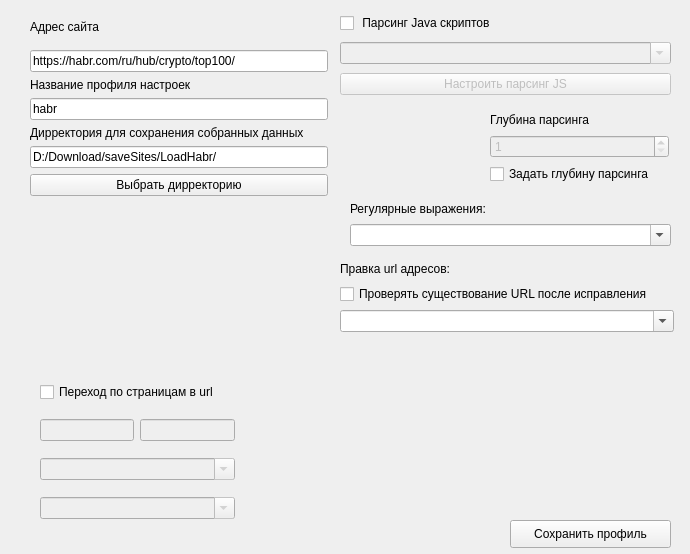
<?xml version="1.0" encoding="UTF-8"?>
<ui version="4.0">
 <class>ParseSetting</class>
 <widget class="QDialog" name="ParseSetting">
  <property name="geometry">
   <rect>
    <x>0</x>
    <y>0</y>
    <width>690</width>
    <height>554</height>
   </rect>
  </property>
  <property name="contextMenuPolicy">
   <enum>Qt::PreventContextMenu</enum>
  </property>
  <property name="windowTitle">
   <string>Dialog</string>
  </property>
  <widget class="QPushButton" name="pushSetSetting">
   <property name="geometry">
    <rect>
     <x>510</x>
     <y>520</y>
     <width>161</width>
     <height>28</height>
    </rect>
   </property>
   <property name="focusPolicy">
    <enum>Qt::NoFocus</enum>
   </property>
   <property name="text">
    <string>Сохранить профиль</string>
   </property>
  </widget>
  <widget class="QWidget" name="layoutWidget">
   <property name="geometry">
    <rect>
     <x>30</x>
     <y>10</y>
     <width>298</width>
     <height>186</height>
    </rect>
   </property>
   <layout class="QVBoxLayout" name="verticalLayout_5">
    <item>
     <layout class="QVBoxLayout" name="verticalLayout_4">
      <item>
       <widget class="QLabel" name="labelAddressSite">
        <property name="text">
         <string>Адрес сайта</string>
        </property>
       </widget>
      </item>
      <item>
       <widget class="QLineEdit" name="urlEdit">
        <property name="text">
         <string>https://habr.com/ru/hub/crypto/top100/</string>
        </property>
       </widget>
      </item>
     </layout>
    </item>
    <item>
     <layout class="QVBoxLayout" name="verticalLayout_2">
      <item>
       <widget class="QLabel" name="labelSetNameSite">
        <property name="text">
         <string>Название профиля настроек</string>
        </property>
       </widget>
      </item>
      <item>
       <widget class="QLineEdit" name="lineEditFileName">
        <property name="text">
         <string>habr</string>
        </property>
       </widget>
      </item>
      <item>
       <widget class="QLabel" name="labelSetDir">
        <property name="text">
         <string>Дирректория для сохранения собранных данных</string>
        </property>
       </widget>
      </item>
     </layout>
    </item>
    <item>
     <layout class="QVBoxLayout" name="verticalLayout_3">
      <item>
       <widget class="QLineEdit" name="lineDirToDBEdit">
        <property name="text">
         <string>D:/Download/saveSites/LoadHabr/</string>
        </property>
       </widget>
      </item>
      <item>
       <widget class="QPushButton" name="pushSelectDir">
        <property name="focusPolicy">
         <enum>Qt::NoFocus</enum>
        </property>
        <property name="text">
         <string>Выбрать дирректорию</string>
        </property>
       </widget>
      </item>
     </layout>
    </item>
   </layout>
  </widget>
  <widget class="QWidget" name="layoutWidget">
   <property name="geometry">
    <rect>
     <x>350</x>
     <y>200</y>
     <width>321</width>
     <height>46</height>
    </rect>
   </property>
   <layout class="QVBoxLayout" name="verticalLayout_8">
    <item>
     <widget class="QLabel" name="labelRegExp">
      <property name="text">
       <string>Регулярные выражения:</string>
      </property>
     </widget>
    </item>
    <item>
     <widget class="QComboBox" name="comboBoxRegExpr">
      <property name="focusPolicy">
       <enum>Qt::WheelFocus</enum>
      </property>
      <property name="editable">
       <bool>true</bool>
      </property>
     </widget>
    </item>
   </layout>
  </widget>
  <widget class="QWidget" name="layoutWidget">
   <property name="geometry">
    <rect>
     <x>490</x>
     <y>110</y>
     <width>179</width>
     <height>74</height>
    </rect>
   </property>
   <layout class="QVBoxLayout" name="verticalLayout_10">
    <item>
     <layout class="QVBoxLayout" name="verticalLayout_9">
      <item>
       <widget class="QLabel" name="labelParseDepth">
        <property name="text">
         <string>Глубина парсинга</string>
        </property>
       </widget>
      </item>
      <item>
       <widget class="QSpinBox" name="spinBoxParseDepth">
        <property name="enabled">
         <bool>false</bool>
        </property>
        <property name="minimum">
         <number>1</number>
        </property>
        <property name="maximum">
         <number>2147483646</number>
        </property>
       </widget>
      </item>
     </layout>
    </item>
    <item>
     <widget class="QCheckBox" name="checkBoxParseDepth">
      <property name="text">
       <string>Задать глубину парсинга</string>
      </property>
     </widget>
    </item>
   </layout>
  </widget>
  <widget class="QWidget" name="layoutWidget">
   <property name="geometry">
    <rect>
     <x>40</x>
     <y>371</y>
     <width>195</width>
     <height>160</height>
    </rect>
   </property>
   <layout class="QVBoxLayout" name="verticalLayout_6">
    <item>
     <widget class="QCheckBox" name="checkBoxUrlSwype">
      <property name="text">
       <string>Переход по страницам в url</string>
      </property>
     </widget>
    </item>
    <item>
     <layout class="QHBoxLayout" name="horizontalLayout">
      <item>
       <widget class="QLineEdit" name="minNextPagesParse">
        <property name="enabled">
         <bool>false</bool>
        </property>
        <property name="text">
         <string/>
        </property>
       </widget>
      </item>
      <item>
       <widget class="QLineEdit" name="maxNextPagesParse">
        <property name="enabled">
         <bool>false</bool>
        </property>
        <property name="text">
         <string/>
        </property>
       </widget>
      </item>
     </layout>
    </item>
    <item>
     <widget class="QComboBox" name="comboEditUrlSwype">
      <property name="enabled">
       <bool>false</bool>
      </property>
      <property name="toolTip">
       <string>&lt;html&gt;&lt;head/&gt;&lt;body&gt;&lt;p&gt;Регулярное выражение для перелистываня страниц при парсинге. При выборе второго варианта место для номера страницы указывается символом %&lt;/p&gt;&lt;/body&gt;&lt;/html&gt;</string>
      </property>
      <property name="editable">
       <bool>true</bool>
      </property>
     </widget>
    </item>
    <item>
     <widget class="QComboBox" name="comboEditUrlSwypeRegExp">
      <property name="enabled">
       <bool>false</bool>
      </property>
      <property name="toolTip">
       <string>&lt;html&gt;&lt;head/&gt;&lt;body&gt;&lt;p&gt;Регулярное выражение для перелистываня страниц при парсинге. При выборе второго варианта место для номера страницы указывается символом %&lt;/p&gt;&lt;/body&gt;&lt;/html&gt;</string>
      </property>
      <property name="editable">
       <bool>true</bool>
      </property>
     </widget>
    </item>
   </layout>
  </widget>
  <widget class="QWidget" name="layoutWidget">
   <property name="geometry">
    <rect>
     <x>340</x>
     <y>10</y>
     <width>331</width>
     <height>91</height>
    </rect>
   </property>
   <layout class="QVBoxLayout" name="verticalLayout_7">
    <item>
     <widget class="QCheckBox" name="checkBoxTuneParseJS">
      <property name="text">
       <string> Парсинг Java скриптов</string>
      </property>
      <property name="checkable">
       <bool>true</bool>
      </property>
      <property name="checked">
       <bool>false</bool>
      </property>
     </widget>
    </item>
    <item>
     <widget class="QComboBox" name="comboBoxJSRegExp">
      <property name="enabled">
       <bool>false</bool>
      </property>
      <property name="focusPolicy">
       <enum>Qt::WheelFocus</enum>
      </property>
      <property name="toolTip">
       <string>&lt;html&gt;&lt;head/&gt;&lt;body&gt;&lt;p&gt;Регулярные выражения для скриптов необходимо устанавливать в том порядке, в котором скрипты буду запускаться&lt;/p&gt;&lt;/body&gt;&lt;/html&gt;</string>
      </property>
      <property name="editable">
       <bool>true</bool>
      </property>
     </widget>
    </item>
    <item>
     <widget class="QPushButton" name="pushParseJSSettings">
      <property name="enabled">
       <bool>false</bool>
      </property>
      <property name="focusPolicy">
       <enum>Qt::NoFocus</enum>
      </property>
      <property name="text">
       <string>Настроить парсинг JS</string>
      </property>
     </widget>
    </item>
   </layout>
  </widget>
  <widget class="QWidget" name="layoutWidget">
   <property name="geometry">
    <rect>
     <x>340</x>
     <y>260</y>
     <width>334</width>
     <height>72</height>
    </rect>
   </property>
   <layout class="QVBoxLayout" name="verticalLayout_11">
    <item>
     <widget class="QLabel" name="labelFixURL">
      <property name="text">
       <string>Правка url адресов:</string>
      </property>
     </widget>
    </item>
    <item>
     <widget class="QCheckBox" name="checkBoxIsExistingUrl">
      <property name="toolTip">
       <string>&lt;html&gt;&lt;head/&gt;&lt;body&gt;&lt;p&gt;Рекомендуется отключать эту опцию, когда количество базовых URL равно одному. Если количество базовых URL больше одного, то рекомендуется включать.&lt;/p&gt;&lt;/body&gt;&lt;/html&gt;</string>
      </property>
      <property name="text">
       <string>Проверять существование URL после исправления</string>
      </property>
     </widget>
    </item>
    <item>
     <widget class="QComboBox" name="comboCorrectBaseUrl">
      <property name="toolTip">
       <string>&lt;html&gt;&lt;head/&gt;&lt;body&gt;&lt;p&gt;При вводе нескольких базовых URL и не активном check-box будет использоваться первый введенный базовый URL. Однако проверка существования URL замедляет программу и ее лучше не ипользовать. &lt;/p&gt;&lt;/body&gt;&lt;/html&gt;</string>
      </property>
      <property name="editable">
       <bool>true</bool>
      </property>
     </widget>
    </item>
   </layout>
  </widget>
 </widget>
 <resources/>
 <connections>
  <connection>
   <sender>comboBoxRegExpr</sender>
   <signal>activated(QString)</signal>
   <receiver>ParseSetting</receiver>
   <slot>addRegExpForParse(QString)</slot>
   <hints>
    <hint type="sourcelabel">
     <x>450</x>
     <y>329</y>
    </hint>
    <hint type="destinationlabel">
     <x>441</x>
     <y>374</y>
    </hint>
   </hints>
  </connection>
  <connection>
   <sender>checkBoxParseDepth</sender>
   <signal>clicked(bool)</signal>
   <receiver>spinBoxParseDepth</receiver>
   <slot>setEnabled(bool)</slot>
   <hints>
    <hint type="sourcelabel">
     <x>518</x>
     <y>273</y>
    </hint>
    <hint type="destinationlabel">
     <x>531</x>
     <y>243</y>
    </hint>
   </hints>
  </connection>
  <connection>
   <sender>checkBoxTuneParseJS</sender>
   <signal>clicked(bool)</signal>
   <receiver>comboBoxJSRegExp</receiver>
   <slot>setEnabled(bool)</slot>
   <hints>
    <hint type="sourcelabel">
     <x>697</x>
     <y>18</y>
    </hint>
    <hint type="destinationlabel">
     <x>949</x>
     <y>97</y>
    </hint>
   </hints>
  </connection>
  <connection>
   <sender>comboBoxJSRegExp</sender>
   <signal>activated(QString)</signal>
   <receiver>ParseSetting</receiver>
   <slot>addRegExpForParseJS(QString)</slot>
   <hints>
    <hint type="sourcelabel">
     <x>863</x>
     <y>91</y>
    </hint>
    <hint type="destinationlabel">
     <x>1026</x>
     <y>49</y>
    </hint>
   </hints>
  </connection>
  <connection>
   <sender>checkBoxTuneParseJS</sender>
   <signal>clicked(bool)</signal>
   <receiver>pushParseJSSettings</receiver>
   <slot>setEnabled(bool)</slot>
   <hints>
    <hint type="sourcelabel">
     <x>786</x>
     <y>18</y>
    </hint>
    <hint type="destinationlabel">
     <x>768</x>
     <y>126</y>
    </hint>
   </hints>
  </connection>
  <connection>
   <sender>checkBoxUrlSwype</sender>
   <signal>clicked(bool)</signal>
   <receiver>comboEditUrlSwype</receiver>
   <slot>setEnabled(bool)</slot>
   <hints>
    <hint type="sourcelabel">
     <x>159</x>
     <y>374</y>
    </hint>
    <hint type="destinationlabel">
     <x>116</x>
     <y>501</y>
    </hint>
   </hints>
  </connection>
  <connection>
   <sender>checkBoxUrlSwype</sender>
   <signal>clicked(bool)</signal>
   <receiver>comboEditUrlSwypeRegExp</receiver>
   <slot>setEnabled(bool)</slot>
   <hints>
    <hint type="sourcelabel">
     <x>187</x>
     <y>378</y>
    </hint>
    <hint type="destinationlabel">
     <x>62</x>
     <y>529</y>
    </hint>
   </hints>
  </connection>
  <connection>
   <sender>comboEditUrlSwypeRegExp</sender>
   <signal>activated(QString)</signal>
   <receiver>ParseSetting</receiver>
   <slot>addUrlSwypeRegExp(QString)</slot>
   <hints>
    <hint type="sourcelabel">
     <x>202</x>
     <y>529</y>
    </hint>
    <hint type="destinationlabel">
     <x>194</x>
     <y>483</y>
    </hint>
   </hints>
  </connection>
  <connection>
   <sender>comboCorrectBaseUrl</sender>
   <signal>activated(QString)</signal>
   <receiver>ParseSetting</receiver>
   <slot>addBaseUrlForFixrelativeUrl(QString)</slot>
   <hints>
    <hint type="sourcelabel">
     <x>566</x>
     <y>460</y>
    </hint>
    <hint type="destinationlabel">
     <x>582</x>
     <y>375</y>
    </hint>
   </hints>
  </connection>
  <connection>
   <sender>checkBoxUrlSwype</sender>
   <signal>clicked(bool)</signal>
   <receiver>maxNextPagesParse</receiver>
   <slot>setEnabled(bool)</slot>
   <hints>
    <hint type="sourcelabel">
     <x>187</x>
     <y>381</y>
    </hint>
    <hint type="destinationlabel">
     <x>191</x>
     <y>434</y>
    </hint>
   </hints>
  </connection>
  <connection>
   <sender>checkBoxUrlSwype</sender>
   <signal>clicked(bool)</signal>
   <receiver>minNextPagesParse</receiver>
   <slot>setEnabled(bool)</slot>
   <hints>
    <hint type="sourcelabel">
     <x>91</x>
     <y>382</y>
    </hint>
    <hint type="destinationlabel">
     <x>93</x>
     <y>436</y>
    </hint>
   </hints>
  </connection>
 </connections>
 <slots>
  <slot>addRegExpForParse(QString)</slot>
  <slot>setDirToSave()</slot>
  <slot>addRegExpForParseJS(QString)</slot>
  <slot>addUrlSwypeRegExp(QString)</slot>
  <slot>addBaseUrlForFixrelativeUrl(QString)</slot>
 </slots>
</ui>
